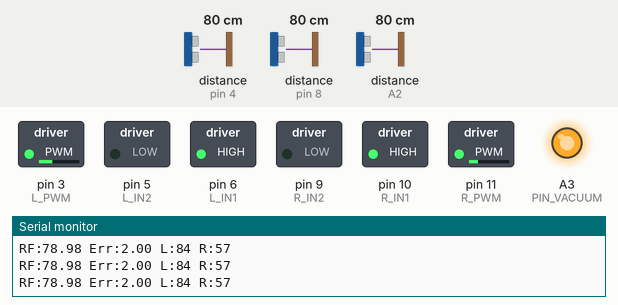
This sketch was run on a simulated Arduino Uno, built with avr-gcc and run on an emulated ATmega328P. Shown: switched loads named in the sketch (green lamp = pin HIGH), output pins drawn as LEDs (lit = HIGH), the last lines printed to the serial monitor. Wiring (inferred from the names in the program): 3 × ultrasonic range finder: trigger pin 2, echo pin 4 / trigger pin 7, echo pin 8 / trigger A1, echo A2. The test bench sets the inputs (shaded band); at power-on: distance to the obstacle (sensors on pin 8, A2, pin 4) 80 cm. The echo pulse lasts 58.3 µs per cm; pins used as bus, display or sensor lines are not drawn.

Above: at 1.4 s.
1.5 s: distance to the obstacle (sensor on pin 8) set to 23 cm
4.5 s: distance to the obstacle (sensor on pin 8) set to 19 cm
At 5.4 s:
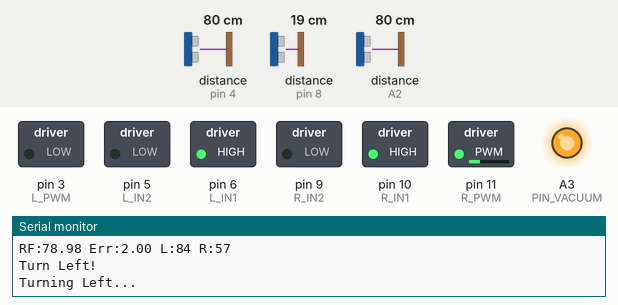
7.5 s: distance to the obstacle (sensor on pin 8) set to 43 cm
At 9.5 s:
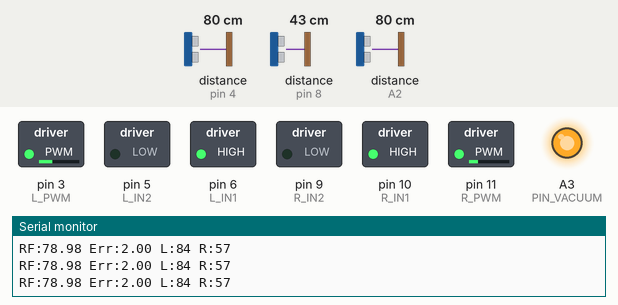
10.5 s: distance to the obstacle (sensor on A2) set to 33 cm
12.0 s: distance to the obstacle (sensor on A2) set to 27 cm
At 13.1 s:
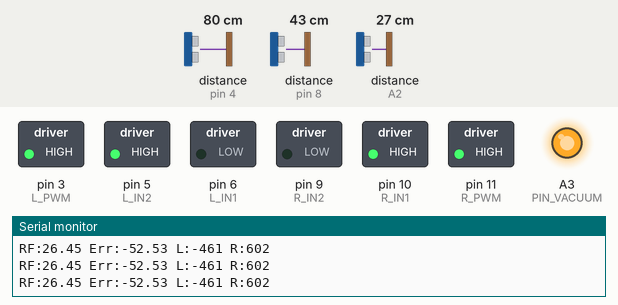
13.5 s: distance to the obstacle (sensor on pin 4) set to 35 cm
At 14.5 s:
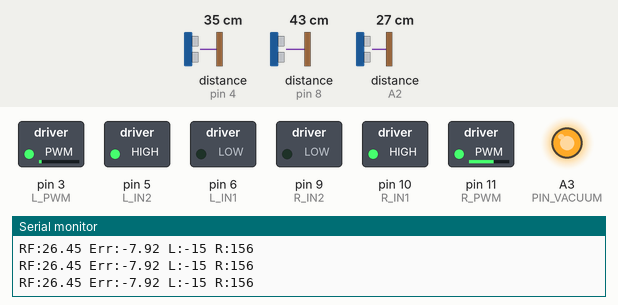
Timing chart, 0 to 16.0 s (numbered marks = the images above; inputs shaded):
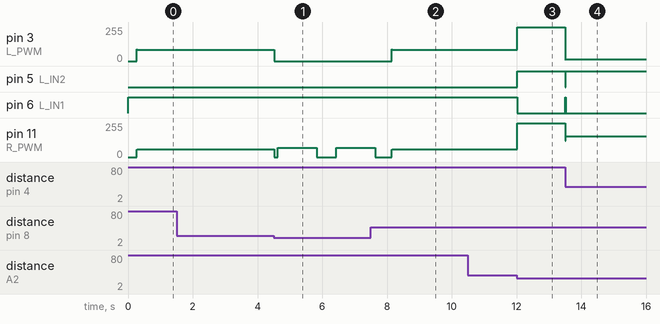

The sketch:

main.ino
```cpp
// =================== V4 Simple - 別組程式 + 紅色偵測 ===================
// 完全保留別組原始邏輯，只加入紅色偵測開關吸塵器
// 日期: 2025-12-09

// =================== 腳位設定 (確認版) ===================

// --- 左馬達 (L298N) ---
const int L_PWM = 3;   // ENA
const int L_IN1 = 6;   // IN1
const int L_IN2 = 5;   // IN2

// --- 右馬達 (L298N) ---
const int R_PWM = 11;  // ENB
const int R_IN1 = 10;  // IN3
const int R_IN2 = 9;   // IN4

// --- 超音波腳位 ---
// 1. 前方 (Front) [TRIG: 7, Echo: 8]
const int TRIG_F = 7;
const int ECHO_F = 8;

// 2. 右前 (Right Front) [TRIG: A1, Echo: A2]
const int TRIG_RF = A1;
const int ECHO_RF = A2;

// 3. 右後 (Right Back) [TRIG: D2, Echo: D4]
const int TRIG_RB = 2;
const int ECHO_RB = 4;

// --- 吸塵器繼電器 (新增) ---
const int PIN_VACUUM = A3;

// =================== 參數設定 ===================

// 直線基準速度
int BASE_SPEED_L = 64;
int BASE_SPEED_R = 77;

// 左轉設定
int TURN_SPEED_R = 70;
int TURN_SPEED_L = 0;

// --- PID 參數 ---
float Kp = 10.0;
float Kd = 2.0;

// 上一次的 Error (用於微分)
float last_error = 0;
// 上一次經過濾波的 Error (用於防突波)
float last_filtered_error = 0;

// 門檻設定
const int TURN_THRESHOLD = 20; // 前方小於 20cm 就轉彎
const int WALL_MISSING_DIST = 30; // 當右前測距大於此數值，視為「牆壁沒了/要出場了」
const float MAX_ERROR_CHANGE = 40.0; // 每次迴圈 Error 最多只能改變 40 (防止突波)

// =================== 紅色偵測 (新增) ===================
bool vacuumOn = true;  // 吸塵器狀態

// 通訊協定
const uint8_t CMD_RED_DETECTED = 0x10;   // Pi → Arduino: 偵測到紅色，關吸塵器
const uint8_t CMD_RED_CLEARED = 0x11;    // Pi → Arduino: 紅色消失，開吸塵器

// =================== Setup 初始化 ===================

void setup() {
  Serial.begin(115200);

  // 馬達腳位
  pinMode(L_PWM, OUTPUT); pinMode(L_IN1, OUTPUT); pinMode(L_IN2, OUTPUT);
  pinMode(R_PWM, OUTPUT); pinMode(R_IN1, OUTPUT); pinMode(R_IN2, OUTPUT);

  // 超音波腳位
  pinMode(TRIG_F, OUTPUT); pinMode(ECHO_F, INPUT);
  pinMode(TRIG_RF, OUTPUT); pinMode(ECHO_RF, INPUT);
  pinMode(TRIG_RB, OUTPUT); pinMode(ECHO_RB, INPUT);

  // 吸塵器 (新增)
  pinMode(PIN_VACUUM, OUTPUT);
  digitalWrite(PIN_VACUUM, HIGH);  // 預設開啟

  stopMotor();
  Serial.println("System Ready: PID with Anti-Spike & Exit Logic + Red Detection");
  delay(250);
}

// =================== Loop 主迴圈 ===================

void loop() {
  // 處理 Pi 通訊 (新增)
  handleSerial();

  // 1. 讀取所有感測器
  float dist_F = getDistance(TRIG_F, ECHO_F);
  float dist_RF = getDistance(TRIG_RF, ECHO_RF);
  float dist_RB = getDistance(TRIG_RB, ECHO_RB);

  // 2. 判斷左轉 (優先權最高)
  if (dist_F > 0 && dist_F < TURN_THRESHOLD) {
    Serial.println("Turn Left!");
    turnLeft();

    last_error = 0;
    last_filtered_error = 0; // 轉彎後重置濾波紀錄
  }
  else {
    // 3. PID 沿牆控制
    // 只要有讀到數值 (排除 999 這種完全讀不到的情況，保留大數值給 PID 判斷出場)
    if (dist_RF > 0 && dist_RB > 0) {
      PID_Control(dist_RF, dist_RB);
    } else {
      forwardBase();
    }
  }
}

// =================== 通訊處理 (新增) ===================

void handleSerial() {
  while (Serial.available() >= 2) {
    uint8_t header = Serial.read();
    if (header != 0xAA) continue;  // 同步頭

    uint8_t cmd = Serial.read();

    switch (cmd) {
      case CMD_RED_DETECTED:
        // 偵測到紅色 → 關吸塵器
        digitalWrite(PIN_VACUUM, LOW);
        vacuumOn = false;
        Serial.println("RED: Vacuum OFF");
        break;

      case CMD_RED_CLEARED:
        // 紅色消失 → 開吸塵器
        digitalWrite(PIN_VACUUM, HIGH);
        vacuumOn = true;
        Serial.println("RED: Vacuum ON");
        break;
    }
  }
}

// =================== PID 運算核心 (改良版) ===================

void PID_Control(float rf, float rb) {

  float current_error = 0;

  // --- 策略 A: 出場判斷 (Exit Logic) ---
  // 如果 RF 突然變得很大 (例如 > 30cm)，代表右邊牆壁沒了
  // 這時候如果繼續算 PID，會因為 error 太大而向右急轉
  // 解決方案：強制認為 Error = 0 (直走)，或是維持極小的修正

  if (rf > WALL_MISSING_DIST) {
     // 牆壁消失，強制直走，不要右轉
     current_error = 2;
     // 如果你希望它稍微往右靠一點點去找牆，可以設成 current_error = 2; 但直走通常最安全
  }
  else {
     // 牆壁還在，正常計算平行誤差
     current_error = rf - rb;
  }

  // --- 策略 B: 梯度限制/防突波 (Gradient Clipping) ---
  // 為了避免感測器雜訊導致瞬間 Error 跳動太大 (例如突然讀到 50 又變回 5)
  // 我們限制 Error 的變化幅度不能超過 MAX_ERROR_CHANGE (例如 5)

  // 計算這次 Error 和上次濾波後 Error 的差距
  float diff = current_error - last_filtered_error;

  // 如果變化超過限制，就只允許變化一點點
  if (diff > MAX_ERROR_CHANGE) {
    current_error = last_filtered_error + MAX_ERROR_CHANGE;
  }
  else if (diff < -MAX_ERROR_CHANGE) {
    current_error = last_filtered_error - MAX_ERROR_CHANGE;
  }

  // 更新濾波後的 Error 供下次參考
  last_filtered_error = current_error;

  // --- 開始 PID 計算 (使用處理過的 current_error) ---
  float P = current_error * Kp;
  float D = (current_error - last_error) * Kd;
  float output = P + D;

  last_error = current_error;

  int speed_L = BASE_SPEED_L + output;
  int speed_R = BASE_SPEED_R - output;

  // Debug 監控
  // 這裡多印出 rf，你可以觀察出場時 rf 是否大於 30，導致 error 被強制歸 0
  Serial.print("RF:"); Serial.print(rf);
  Serial.print(" Err:"); Serial.print(current_error);
  Serial.print(" L:"); Serial.print(speed_L);
  Serial.print(" R:"); Serial.println(speed_R);

  setMotor(speed_L, speed_R);
}

// =================== 動作與感測器函式 ===================

void turnLeft() {
  stopMotor();
  delay(100);

  Serial.println("Turning Left...");
  setMotor(TURN_SPEED_L, TURN_SPEED_R);
  delay(1200);

  stopMotor();
  delay(500);
}

void forwardBase() {
  setMotor(BASE_SPEED_L, BASE_SPEED_R);
}

void setMotor(int L, int R) {
  L = constrain(L, -255, 255);
  R = constrain(R, -255, 255);

  if (L >= 0) {
    digitalWrite(L_IN1, HIGH); digitalWrite(L_IN2, LOW); analogWrite(L_PWM, L);
  } else {
    digitalWrite(L_IN1, LOW); digitalWrite(L_IN2, HIGH); analogWrite(L_PWM, abs(L));
  }

  if (R >= 0) {
    digitalWrite(R_IN1, HIGH); digitalWrite(R_IN2, LOW); analogWrite(R_PWM, R);
  } else {
    digitalWrite(R_IN1, LOW); digitalWrite(R_IN2, HIGH); analogWrite(R_PWM, abs(R));
  }
}

void stopMotor() {
  setMotor(0, 0);
}

float getDistance(int trig, int echo) {
  digitalWrite(trig, LOW);
  delayMicroseconds(2);
  digitalWrite(trig, HIGH);
  delayMicroseconds(10);
  digitalWrite(trig, LOW);

  long duration = pulseIn(echo, HIGH, 20000);

  if (duration == 0) return 999;
  return duration * 0.034 / 2;
}
```

Measured:
- the behaviour switches between 21 and 20 cm on distance to the obstacle (sensor on pin 8) (found by bisection; images 0 and 1)
- the behaviour switches between 31 and 30 cm on distance to the obstacle (sensor on A2) (found by bisection; images 2 and 3)
- after the input at 4.5 s, pin 3 (L_PWM): 84/255 → 0/255 at once; pin 11 (R_PWM): 57/255 → 0/255 at once, → 70/255 0.10 s later, → 0/255 1.2 s later, → 70/255 0.61 s later
- after the input at 7.5 s, pin 3 (L_PWM): 0/255 → 84/255 after 0.65 s
- after the input at 12.0 s, pin 3 (L_PWM): 84/255 → 255/255 at once; pin 5 (L_IN2): LOW → HIGH at once; pin 6 (L_IN1): HIGH → LOW at once; pin 11 (R_PWM): 57/255 → 255/255 at once
- after the input at 13.5 s, pin 3 (L_PWM): 255/255 → 15/255 at once; pin 5 (L_IN2): HIGH → LOW at once, → HIGH 0.01 s later; pin 6 (L_IN1): LOW → HIGH at once, → LOW 0.01 s later; pin 11 (R_PWM): 255/255 → 156/255 at once
